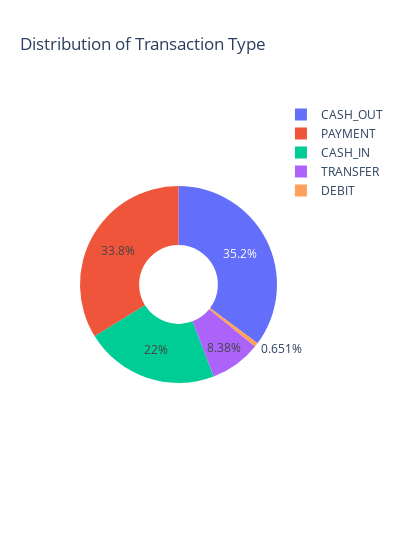

The code cell stored with this chart in its notebook:
### Code cell
type = df["type"].value_counts()
transactions = type.index
quantity = type.values


import plotly.express as px
figure = px.pie(df,
               values=quantity,
               names=transactions,width=400,hole =0.4,
               title= "Distribution of Transaction Type")
figure.show()

### Figure 1 — Plotly figure (JSON) as saved in the notebook; plotly's stock layout.template omitted (floating-point values rounded to 4 significant figures)
{"data": [{"domain": {"x": [0, 1], "y": [0, 1]}, "hole": 0.4, "hovertemplate": "label=%{label}<br>value=%{value}<extra></extra>", "labels": ["CASH_OUT", "PAYMENT", "CASH_IN", "TRANSFER", "DEBIT"], "legendgroup": "", "name": "", "showlegend": true, "type": "pie", "values": [2237500, 2151495, 1399284, 532909, 41432]}], "layout": {"legend": {"tracegroupgap": 0}, "title": {"text": "Distribution of Transaction Type"}, "width": 400}}
